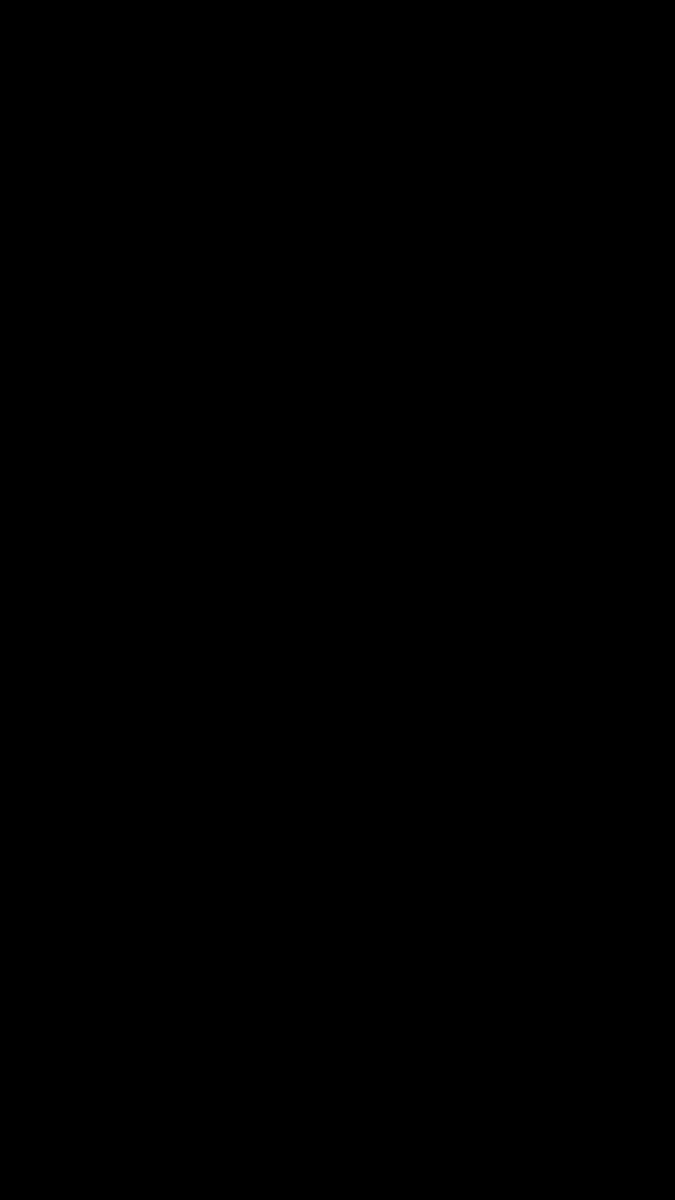
Frame 1 (no input)
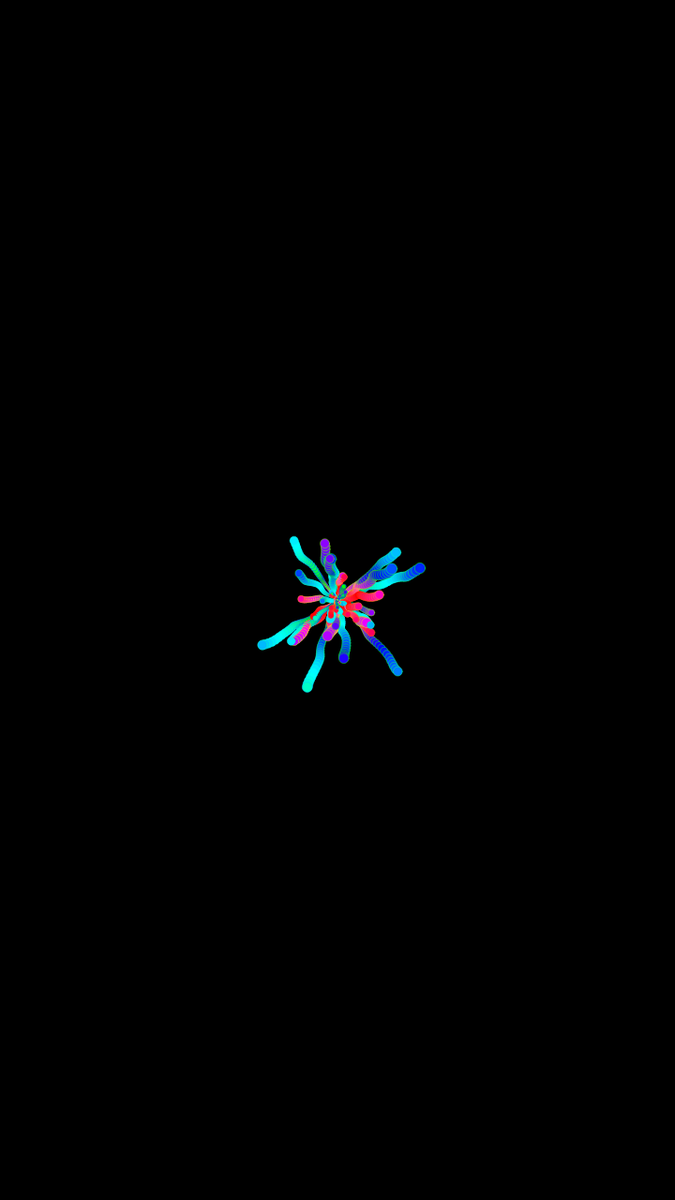
Frame 60 (no input)
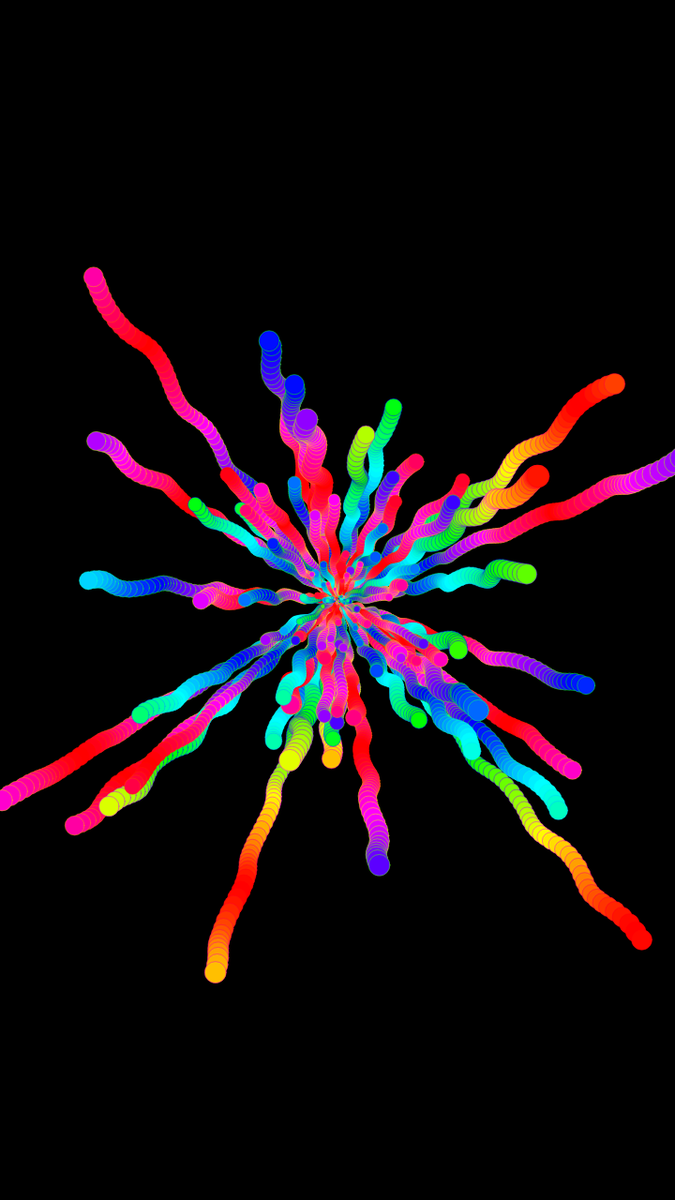
Frame 120 (the mouse pressed at the canvas centre since frame 60)

The p5.js sketch that drew these frames (run headless with seeded random() and noise() and a simulated clock; from frame 60 on, the mouse is pressed at the canvas centre):

// p5.js sketch
// ── sketch.js
// Joey Aronson 2018

//Click to cycle through color modes
function setup() {
    //angleMode(DEGREES);
    createCanvas(720, 1280);
    strokeWeight(0.5);
    noStroke();
    colorMode(HSB, 100);
    background(0);

}
var p = [];
var mode = "color";
var timer = 0;
function draw() {
    p.push(new Particle(width / 2, height / 2));

    if (frameCount % 2000 === 0) {
        if (mode === "color") {
            mode = "dark";
            timer = 0;
        }
        else if (mode === "dark") {
            timer = 0;
            mode = "color";
        }
        // else if(mode === "stripes")
        // {
        // 		timer = 0;
        // 		mode = "color";
        // }
    }

    for (let i = 0; i < p.length; i++) {
        p[i].display();
        p[i].move();
    }
    for (let i = 0; i < p.length; i++) {
        if (p[i].x > width + 100 || p[i].x < -100 || p[i].y > height + 100 || p[i].y < -100) {
            p.splice(i, 1);
        }
    }

    timer++;
}

class Particle {
    constructor(x, y) {
        this.x = x;
        this.y = y;
        this.s = 0;
        this.t = 0;

        //starting angle
        this.degx = random(0, 1);
        this.degy = random(0, 1);


        this.xs = random(-3, 3);

        if (this.xs < 1 && this.xs > -1) {
            this.rany = round(random(0, 1));
            if (this.rany === 0) {
                this.ys = random(1, 3);
            }
            else {
                this.ys = random(-3, -1);
            }
        }
        else {
            this.ys = random(3, -3);
        }

        this.hue = random(100);

        this.hue2 = 1;
    }

    display() {
        if (mode === "dark") {
            fill(0, 0, 0);
        }
        if (mode === "color") {
            fill(this.hue, 100, 100);
        }
        if (mode === "stripes") {
            if (frameCount % 2 < 1) {
                fill(0, 0, 0);
            }
            else {
                fill(this.hue, 100, 100);
            }
        }

        stroke(100 - this.hue, 100, 100);
        ellipse(this.x, this.y, this.s, this.s);
    }

    move() {
        this.t += 0.02;
        this.x += this.xs * this.t + cos(this.degx) * this.t;
        this.y += this.ys * this.t + cos(this.degy) * this.t;
        this.s += 0.2;
        this.degx += random(0.1, 0.8);
        this.degy += random(0.1, 0.8);

        this.hue += this.hue2;

        if (this.hue > 100 || this.hue < 0) {
            this.hue2 *= -1;
        }
    }
}

// Joey Aronson 2018
